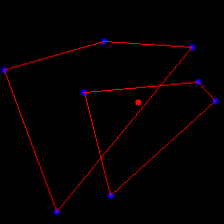
#> input picture download (2).png, 224 x 224 px
$ python -i helpers.py   (imports and definitions only)
#> lines starting #> are read from the running program, lines starting #| are printed output that depends on the picture
#> further down, picture is the input picture: shape (224, 224, 3); mean B, G, R 1, 0, 4.4
import numpy as np
import cv2

def adaptive_crop(img, crop_size=310, threshold_value=190):
    # Convert to grayscale
#> called with crop_size = 310, threshold_value = 190
    gray_image = cv2.cvtColor(img, cv2.COLOR_BGR2GRAY)
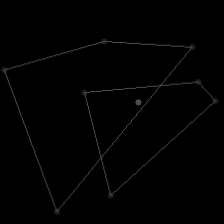
#> gray_image: shape (224, 224); min 0, max 76, mean 1.4

    # Remove non-bright stars by thresholding
    _, thresholded = cv2.threshold(gray_image, threshold_value, 255, cv2.THRESH_BINARY)
#> thresholded: shape (224, 224); every value is 0

    # Create a mask and apply it to the original image
    mask = cv2.bitwise_and(img, img, mask=thresholded)
#> mask: shape (224, 224, 3); every value is 0

    # Optionally, enhance the stars
    #enhanced_stars = cv2.convertScaleAbs(mask, alpha=1.5, beta=30)

    # Convert enhanced image to grayscale to find the brightest star
    gray_enhanced = cv2.cvtColor(mask, cv2.COLOR_BGR2GRAY)
    y_bright, x_bright = np.unravel_index(np.argmax(gray_enhanced), gray_enhanced.shape)
#> y_bright = 0; x_bright = 0

    # Define the initial crop position
    x_start = x_bright - crop_size // 2
#> x_start = -155
    y_start = y_bright - crop_size // 2
#> y_start = -155

    # Adjust crop position if out of bounds
    x_start = max(0, min(x_start, img.shape[1] - crop_size))
#> x_start = 0
    y_start = max(0, min(y_start, img.shape[0] - crop_size))
#> y_start = 0

    # Ensure the brightest star is within the crop area
    if x_bright < x_start or x_bright > x_start + crop_size or y_bright < y_start or y_bright > y_start + crop_size:
        if x_bright < x_start:
            x_start = max(0, x_bright - crop_size // 2)
        elif x_bright > x_start + crop_size:
            x_start = min(img.shape[1] - crop_size, x_bright - crop_size // 2)

        if y_bright < y_start:
            y_start = max(0, y_bright - crop_size // 2)
        elif y_bright > y_start + crop_size:
            y_start = min(img.shape[0] - crop_size, y_bright - crop_size // 2)

    # Crop the image
    cropped_img = mask[y_start:y_start + crop_size, x_start:x_start + crop_size]

    return cropped_img

# [90 lines left out: functions center_crop_around_centroid, calculate_centroid, filter_contours, rotate_image_about_centroid, not called in this run]


import cv2
import numpy as np
import matplotlib.pyplot as plt

# [81 lines left out: functions calculate_centroid, get_brightest_stars, is_star_in_cropped_image, crop_around_centroid, not called in this run]


import cv2
import numpy as np

# [36 lines left out: functions calculate_center, rotate_image_about_center, not called in this run]

>>> import cv2
>>> picture = cv2.imread('download (2).png')
>>> result = adaptive_crop(picture)
